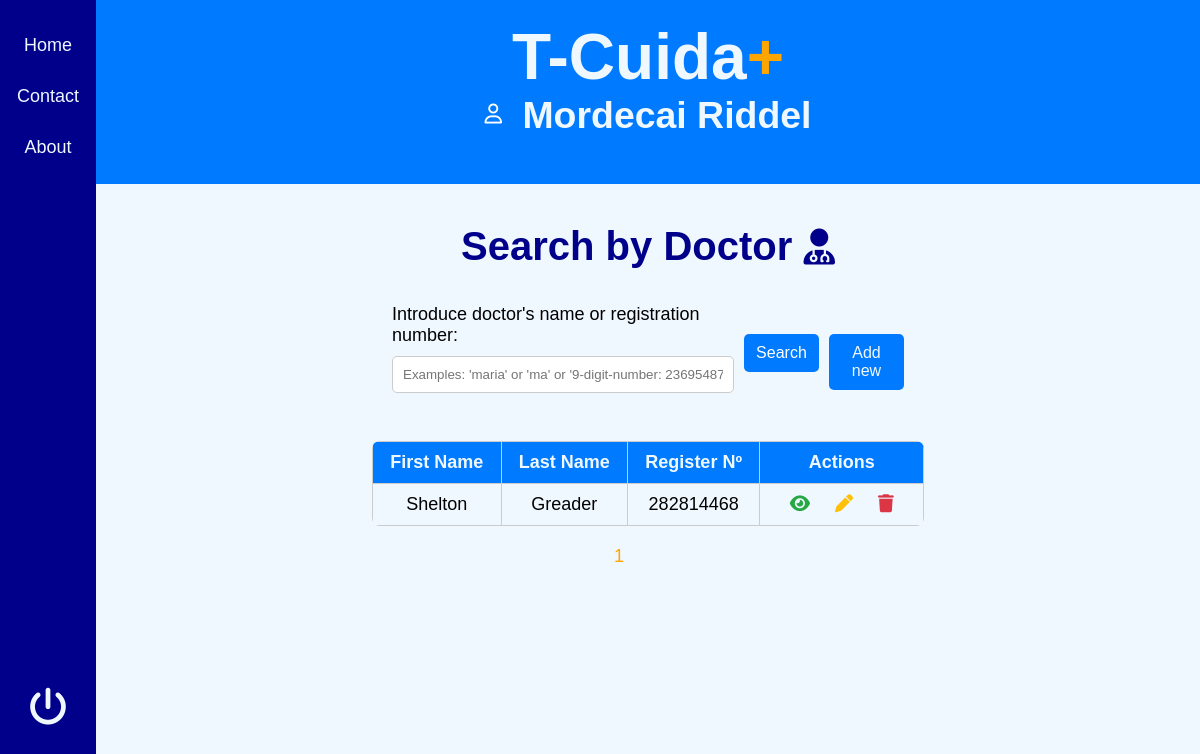
/doctorSearch.php?patron=Shelton (signed in), run on the app's committed database.
### tables this page shows
CREATE TABLE `medico` (
  `idMed` int(11) NOT NULL,
  `nomMed` varchar(100) NOT NULL,
  `apeMed` varchar(100) NOT NULL,
  `numColegiado` varchar(9) DEFAULT NULL,
  `contactoMed` varchar(20) NOT NULL,
  `emailMed` varchar(100) NOT NULL,
  `fotoMed` varchar(255) NOT NULL
);

### session.php (called while the page is built, shortened)
<?php
    if (!empty($_SESSION["_usuario"])) {
        $usuario = unserialize($_SESSION["_usuario"]);
    } else {
        die(header("location: http://localhost:8080/PROYECTO/"));
    }

### clases_proyecto/Usuario.php (called while the page is built, shortened)
<?php
    class Usuario {
        private string $nomUsu;
        private string $apeUsu;
        public function __toString(): string {
            return "{$this->nomUsu} {$this->apeUsu}";
        }
    }

### doctorSearch.php (the view, shortened to what this page needs)
<?php
    require_once "./clases_proyecto/Usuario.php";
    require_once "./session.php";
    $resultados = [];
    $limit = 6;
    $page = isset($_GET["page"]) ? (int)$_GET["page"] : 1;
    $offset = ($page - 1) * $limit;
    $patron = isset($_POST["patron"]) ? $_POST["patron"] : (isset($_GET["patron"]) ? $_GET["patron"] : "");
    if($patron) {
        require_once "./conexion.php";
        $sqlCount = "SELECT COUNT(*) AS total FROM medico
                    WHERE nomMed LIKE :patron OR numColegiado LIKE :patron";
        $resultCount = $pdo->prepare($sqlCount);
        $resultCount->bindValue(":patron", "%" . $patron . "%");
        $resultCount->execute();
        $totalRecords = $resultCount->fetch(PDO::FETCH_OBJ)->total;
        $totalPages = ceil($totalRecords / $limit);
        $sql = "SELECT idMed, nomMed, apeMed, numColegiado FROM medico
                WHERE nomMed LIKE :patron OR numColegiado LIKE :patron
                LIMIT :limit OFFSET :offset; ";
        $result = $pdo->prepare($sql);
        $result->bindValue(":patron", "%" . $patron . "%");
        $result->bindValue(":limit", $limit, PDO::PARAM_INT);
        $result->bindValue(":offset", $offset, PDO::PARAM_INT);
        $result->execute();
        $resultados = $result->fetchAll(PDO::FETCH_OBJ);
    }
?>
<!DOCTYPE html>
<html lang="en">
<head>
    <link rel="stylesheet" href="https://cdnjs.cloudflare.com/ajax/libs/font-awesome/6.6.0/css/all.css">
    <link rel="stylesheet" href="css/styles.css">
</head>
<body id="doctor-body">
    <ul>
        <li><a href="main.php">Home</a></li>
        <li><a href="#contact">Contact</a></li>
        <li><a href="#about">About</a></li>
        <li><a href="logout.php"><i class="fa-solid fa-power-off"></i></a></li>
    </ul>
    <main>
        <header>
            <div>
                <h1>T-Cuida<span style="color: orange;">+</span></h1>
                <h3>
                    <span class="user-icon">
                        <i class="fa-regular fa-user"></i>
                    </span>
                    <?= $usuario ?>
                </h3>
            </div>
        </header>
        <div class="container-doctor">
            <h2>Search by Doctor <span><i class="fa-solid fa-user-doctor"></i></span></h2>
            <form action="doctorSearch.php" method="post" class="form-container">
                <div class="form-group">
                    <label for="patron" class="form-label">
                        Introduce doctor's name or registration number:</label>
                    <input type="text" class="form-control" id="patron" name="patron"
                        placeholder="Examples: 'maria' or 'ma' or '9-digit-number: 236954879'" required>
                </div>
                <button type="submit">Search</button>
                <button><a href="addDoctor.php">Add new</a></button>
            </form>
            <?php if (count($resultados) > 0): ?>
                <div class="search-results">
                    <table>
                        <thead>
                            <tr>
                                <th>First Name</th>
                                <th>Last Name</th>
                                <th>Register Nº</th>
                                <th>Actions</th>
                            </tr>
                        </thead>
                        <tbody>
                            <?php foreach ($resultados as $medico): ?>
                                <tr>
                                    <td><?= $medico->nomMed ?></td>
                                    <td><?= $medico->apeMed ?></td>
                                    <td><?= $medico->numColegiado?></td>
                                    <td>
                                        <a href="viewDoctor.php?idMed=<?= $medico->idMed ?>">
                                            <i class="fa-solid fa-eye" title="Ver"></i>
                                        </a>
                                        <a href="updateDoctor.php?idMed=<?= $medico->idMed ?>">
                                            <i class="fa-solid fa-pen" title="Actualizar"></i>
                                        </a>
                                        <a href="deleteDoctor.php?idMed=<?= $medico->idMed ?>" onclick="return confirm('Are you sure you want to delete this record?');">
                                            <i class="fa-solid fa-trash" title="Borrar"></i>
                                        </a>
                                    </td>
                                </tr>
                            <?php endforeach; ?>
                        </tbody>
                    </table>
                </div>
                <div class="pagination">
                    <ul>
                        <?php for ($i = 1; $i <= $totalPages; $i++): ?>
                            <li>
                                <a href="?page=<?= $i ?>&patron=<?= urlencode($patron) ?>"
                                    <?= ($i == $page) ? "style=\"color: orange;\"" : "" ?>><?= $i ?></a>
                            </li>
                        <?php endfor; ?>
                    </ul>
                </div>
            <?php endif; ?>
        </div>
    </main>
</body>
</html>

### css/styles.css (style rules this page uses)
* { box-sizing: border-box; margin: 0; padding: 0; }
body { font-family:'Gill Sans', 'Gill Sans MT', Calibri, 'Trebuchet MS', sans-serif; font-size: 18px; height: 100%; width: 100%; }
.form-container { display: flex; flex-direction: column; justify-content: center; align-items: flex-start; width: 40%; height: 100vh; padding-left: 155px; background-color: rgb(240, 248, 255); }
.form-group { margin-block: 10px; }
.form-container input { padding: 10px; margin: 10px 0; width: 130%; border-radius: 5px; border: 1px solid rgb(204, 204, 204); }
.form-container button { padding: 10px; border: none; background-color: rgb(0, 123, 255); color: rgb(240, 248, 255); cursor: pointer; border-radius: 5px; width: 65%; margin-bottom: 20px; }
.form-control { padding-right: 40px; width: 100%; }
.fa-regular { position: absolute; right: -57px; top: 50%; transform: translateY(-50%); cursor: pointer; font-size: 16px; color: rgba(0, 0, 139, 0.6); }
.fa-eye { color: rgb(0, 0, 139); }
ul { width: 8vw; height: 100vh; background-color: rgb(0, 0, 139); list-style-type: none; text-align: center; padding-top: 20px; margin: 0; }
li a { display: block; color: rgb(240, 248, 255); padding: 15px 16px; text-decoration: none; }
i { font-size: 38px; color: rgb(240, 248, 255); }
li i { margin-top: 500px; }
header div { width: 100%; height: 23vh; font-size: 2rem; text-align: center; padding-top: 20px; background-color: rgb(0, 123, 255); color: rgb(240, 248, 255); margin-bottom: 20px; }
main { width: 92vw; display: flex; flex-direction: column; }
button { font-size: 16px; padding: 10px 20px; border-radius: 10px; border: none; background-color: rgb(0, 0, 139); position: relative; z-index: 2; cursor: pointer; }
a { text-decoration: none; color: rgb(240, 248, 255); }
#doctor-body, #patient-body, #patients-body { display: flex; background-color: rgb(240, 248, 255); }
.container-doctor, .container-patient, .patients-list { display: flex; flex-direction: column; align-items: center; justify-content: center; width: 100%; margin-top: 20px; }
.user-icon { margin-right: 10px; vertical-align: middle; }
.fa-user { position: static; color: white; font-size: 20px; cursor: default; }
.container-doctor h2, .container-patient h2 { font-size: 2.5rem; color: rgb(0, 0, 139); text-align: center; }
#doctor-body .form-container, #patient-body .form-container { display: flex; flex-direction: row; align-items: flex-start; width: 50%; padding: 20px; background-color: rgb(240, 248, 255); height: 19vh; }
#doctor-body button, #patient-body button { padding: 10px; border: none; background-color: rgb(0, 123, 255); color: white; border-radius: 5px; cursor: pointer; width: 20%; margin-top: 45px; margin-left: 10px; }
#doctor-body .form-group, #patient-body .form-group { margin-block: 15px; width: 100%; }
#doctor-body .form-control, #patient-body .form-control { padding: 10px; width: 100%; border-radius: 5px; border: 1px solid rgb(204, 204, 204); }
.search-results, .patients-list { width: 50%; }
.search-results table, .patients-list table { width: 100%; margin-top: 20px; border-collapse: collapse; border-radius: 8px; overflow: hidden; }
.search-results th, .search-results td, .patients-list th, .patients-list td { padding: 10px; border: 1px solid rgb(204, 204, 204); }
.search-results th, .patients-list th { background-color: rgb(0, 123, 255); color: rgb(240, 248, 255); }
.search-results td, .patients-list td { text-align: center; }
table i { font-size: 18px; margin: 0 10px; cursor: pointer; transition: color 0.3s; }
table i.fa-eye { color: rgb(40, 167, 69); }
table i.fa-pen { color: rgb(255, 193, 7); }
table i.fa-trash { color: rgb(220, 53, 69); }
.fa-user-doctor, .fa-hospital-user { color: rgb(0, 0, 139); font-size: 36px; }
.pagination ul { display: flex; flex-direction: row; height: 0; width: 100px; background-color: rgb(240, 248, 255); }
.pagination li a { display: inline; color: rgb(0, 123, 255); }

### data on the page
medico: nomMed "Shelton", apeMed "Greader", numColegiado "282814468"

### other printed values
$usuario "Mordecai Riddel"
